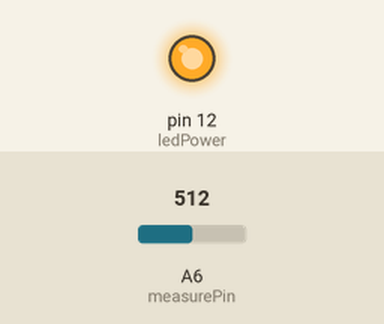
Bench run of a sketch on a simulated Arduino Nano, built with avr-gcc and run on an emulated ATmega328P. On the bench: output pins drawn as LEDs (lit = HIGH). The test bench sets the inputs (shaded band); at power-on: A6 (measurePin) = 512. What the sketch prints to the serial monitor is not drawn.

Above: at 0.1 s.
Timing chart, 0 to 1.6 s (numbered marks = the images above):
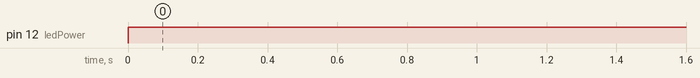

Measured:
- by itself, pin 12 (ledPower): LOW → HIGH at 0.00 s

The sketch:

dustSense.ino
```cpp
int measurePin = A6;
int ledPower = 12;

int samplingTime = 280;
int deltaTime = 40;
int sleepTime = 9680;

float voMeasured = 0;
float calcVoltage = 0;
float dustDensity = 0;

void setup() {
  Serial.begin(9600);
  pinMode(ledPower, OUTPUT);
}


void loop() {
digitalWrite(ledPower, LOW); // power on the LED
  delayMicroseconds(samplingTime);

  voMeasured = analogRead(measurePin); // read the dust value

  delayMicroseconds(deltaTime);
  digitalWrite(ledPower, HIGH); // turn the LED off
  delayMicroseconds(sleepTime);

  // 0 - 3.3V mapped to 0 - 1023 integer values
  // recover voltage
  calcVoltage = voMeasured * (3.3 / 1024);

  // linear eqaution taken from http://www.howmuchsnow.com/arduino/airquality/
  // Chris Nafis (c) 2012
  dustDensity = 0.17 * calcVoltage + 0.11;
  Serial.print("Raw Signal Value (0-1023): ");  Serial.print(voMeasured);  Serial.print(" - Voltage: "); Serial.print(calcVoltage);  Serial.print(" - Dust Density: "); Serial.println(dustDensity);
delay(1000);

}
```
